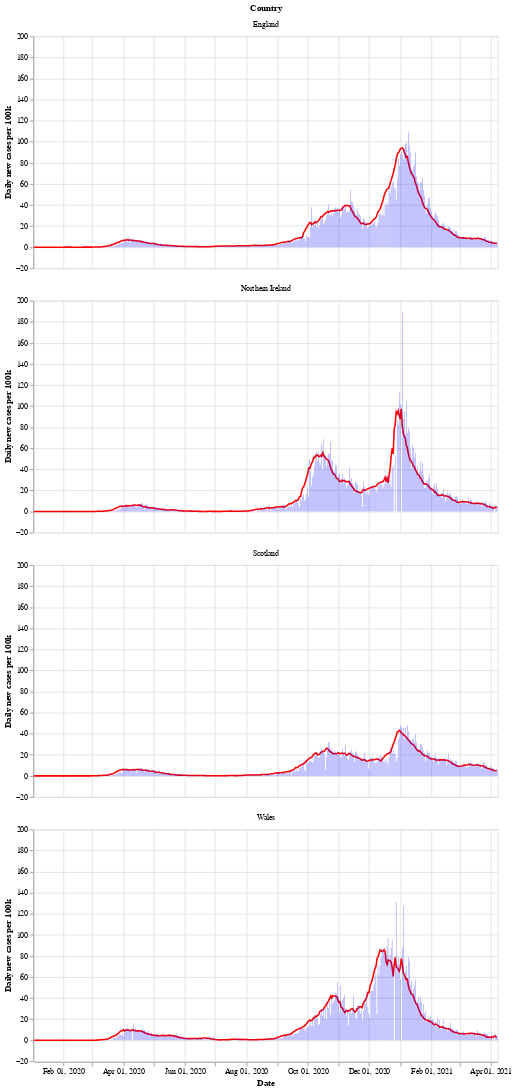

This figure's notebook cell:
### Markdown cell above
Next is a bar chart of the number of new cases in each country (per 100k population), with the 7 day moving average of cases. Again we see that Wales saw a longer period of raising and falling cases compared to the other countries.

After a period of cases falling, each nation is now seeing a rise in the number of cases - especially in Wales.

### Code cell
# collapse
bars = alt.Chart(uk_cases).mark_bar().encode(
    x=alt.X("yearmonthdate(date):T", axis=alt.Axis(title='Date')),
    y=alt.Y("newCasesRate:Q", axis=alt.Axis(title='Daily new cases per 100k')),
    tooltip='newCasesRate',
    color=alt.condition(
        alt.datum.dailyChange > 0,
        alt.value("orange"),  # The positive color
        alt.value("blue")  # The negative color
    )
).properties(title='New cases per 100k population with rolling 7 day average', width=600).interactive()
line = alt.Chart(uk_cases).mark_line(
    color='red',
    size=2,
).transform_window(
    rolling_mean='mean(newCasesRate)',
    frame=[0, 7],
    groupby=['areaName']
).encode(
    x='yearmonthdate(date):T',
    y='rolling_mean:Q'
)
alt.layer(line, bars, data=uk_cases).facet(alt.Row('areaName', title='Country'), columns=1)

### Figure 1 — Vega-Lite specification as saved in the notebook (floating-point values rounded to 4 significant figures; data arrays with more than 128 entries replaced by an {"elided": "..."} marker saying what was removed)
{"config": {"view": {"continuousWidth": 400, "continuousHeight": 300}}, "data": {"name": "data-a5f485897a136d66f42e343e152e8901"}, "facet": {"type": "nominal", "field": "areaName", "title": "Country"}, "spec": {"layer": [{"mark": {"type": "line", "color": "red", "size": 2}, "encoding": {"x": {"type": "temporal", "field": "date", "timeUnit": "yearmonthdate"}, "y": {"type": "quantitative", "field": "rolling_mean"}}, "transform": [{"window": [{"op": "mean", "field": "newCasesRate", "as": "rolling_mean"}], "frame": [0, 7], "groupby": ["areaName"]}]}, {"mark": "bar", "encoding": {"color": {"condition": {"value": "orange", "test": "(datum.dailyChange > 0)"}, "value": "blue"}, "tooltip": {"type": "quantitative", "field": "newCasesRate"}, "x": {"type": "temporal", "axis": {"title": "Date"}, "field": "date", "timeUnit": "yearmonthdate"}, "y": {"type": "quantitative", "axis": {"title": "Daily new cases per 100k"}, "field": "newCasesRate"}}, "selection": {"selector002": {"type": "interval", "bind": "scales", "encodings": ["x", "y"]}}, "title": "New cases per 100k population with rolling 7 day average", "width": 600}]}, "columns": 1, "$schema": "https://vega.github.io/schema/vega-lite/v4.8.1.json", "datasets": {"data-a5f485897a136d66f42e343e152e8901": {"elided": "1844 records"}}}
